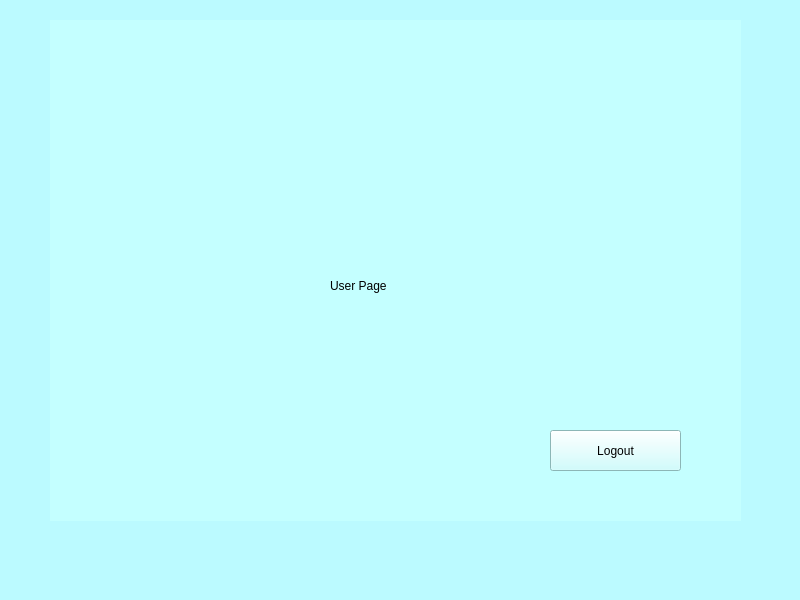
<?xml version="1.0" encoding="UTF-8"?>
<ui version="4.0">
 <class>MainWindow</class>
 <widget class="QMainWindow" name="MainWindow">
  <property name="geometry">
   <rect>
    <x>0</x>
    <y>0</y>
    <width>800</width>
    <height>600</height>
   </rect>
  </property>
  <property name="windowTitle">
   <string>MainWindow</string>
  </property>
  <property name="styleSheet">
   <string notr="true">background-color: rgb(187, 250, 255);
background-color: rgb(187, 250, 255);
</string>
  </property>
  <widget class="QWidget" name="centralwidget">
   <widget class="QStackedWidget" name="stackedWidget">
    <property name="geometry">
     <rect>
      <x>50</x>
      <y>20</y>
      <width>691</width>
      <height>501</height>
     </rect>
    </property>
    <property name="styleSheet">
     <string notr="true">background-color: rgb(170, 255, 255);
background-color: rgb(196, 255, 255);</string>
    </property>
    <property name="currentIndex">
     <number>2</number>
    </property>
    <widget class="QWidget" name="Login">
     <widget class="QGroupBox" name="groupBox">
      <property name="geometry">
       <rect>
        <x>50</x>
        <y>150</y>
        <width>541</width>
        <height>311</height>
       </rect>
      </property>
      <property name="tabletTracking">
       <bool>false</bool>
      </property>
      <property name="title">
       <string>Login</string>
      </property>
      <widget class="QWidget" name="verticalLayoutWidget">
       <property name="geometry">
        <rect>
         <x>20</x>
         <y>70</y>
         <width>141</width>
         <height>80</height>
        </rect>
       </property>
       <layout class="QVBoxLayout" name="verticalLayout">
        <item>
         <widget class="QLabel" name="username_label">
          <property name="text">
           <string>Username</string>
          </property>
         </widget>
        </item>
        <item>
         <widget class="QLabel" name="password_labe">
          <property name="text">
           <string>Password</string>
          </property>
         </widget>
        </item>
       </layout>
      </widget>
      <widget class="QWidget" name="verticalLayoutWidget_2">
       <property name="geometry">
        <rect>
         <x>220</x>
         <y>70</y>
         <width>291</width>
         <height>81</height>
        </rect>
       </property>
       <layout class="QVBoxLayout" name="verticalLayout_2">
        <item>
         <widget class="QLineEdit" name="username"/>
        </item>
        <item>
         <widget class="QLineEdit" name="password">
          <property name="echoMode">
           <enum>QLineEdit::Password</enum>
          </property>
         </widget>
        </item>
       </layout>
      </widget>
      <widget class="QWidget" name="horizontalLayoutWidget">
       <property name="geometry">
        <rect>
         <x>110</x>
         <y>200</y>
         <width>341</width>
         <height>80</height>
        </rect>
       </property>
       <layout class="QHBoxLayout" name="horizontalLayout">
        <item>
         <widget class="QPushButton" name="Canclebutton">
          <property name="text">
           <string>Cancle</string>
          </property>
         </widget>
        </item>
        <item>
         <widget class="QPushButton" name="Loginbutton">
          <property name="text">
           <string>Login</string>
          </property>
         </widget>
        </item>
       </layout>
      </widget>
     </widget>
    </widget>
    <widget class="QWidget" name="Admin_page">
     <widget class="QPushButton" name="admin_logout">
      <property name="geometry">
       <rect>
        <x>440</x>
        <y>430</y>
        <width>131</width>
        <height>41</height>
       </rect>
      </property>
      <property name="text">
       <string>Logout</string>
      </property>
     </widget>
     <widget class="QLabel" name="label">
      <property name="geometry">
       <rect>
        <x>250</x>
        <y>220</y>
        <width>201</width>
        <height>71</height>
       </rect>
      </property>
      <property name="text">
       <string>Administrator Page</string>
      </property>
     </widget>
    </widget>
    <widget class="QWidget" name="User_page">
     <widget class="QPushButton" name="user_logout">
      <property name="geometry">
       <rect>
        <x>500</x>
        <y>410</y>
        <width>131</width>
        <height>41</height>
       </rect>
      </property>
      <property name="text">
       <string>Logout</string>
      </property>
     </widget>
     <widget class="QLabel" name="label_2">
      <property name="geometry">
       <rect>
        <x>280</x>
        <y>230</y>
        <width>141</width>
        <height>71</height>
       </rect>
      </property>
      <property name="text">
       <string>User Page </string>
      </property>
     </widget>
    </widget>
   </widget>
  </widget>
  <widget class="QMenuBar" name="menubar">
   <property name="geometry">
    <rect>
     <x>0</x>
     <y>0</y>
     <width>800</width>
     <height>26</height>
    </rect>
   </property>
  </widget>
  <widget class="QStatusBar" name="statusbar"/>
 </widget>
 <resources/>
 <connections/>
</ui>
